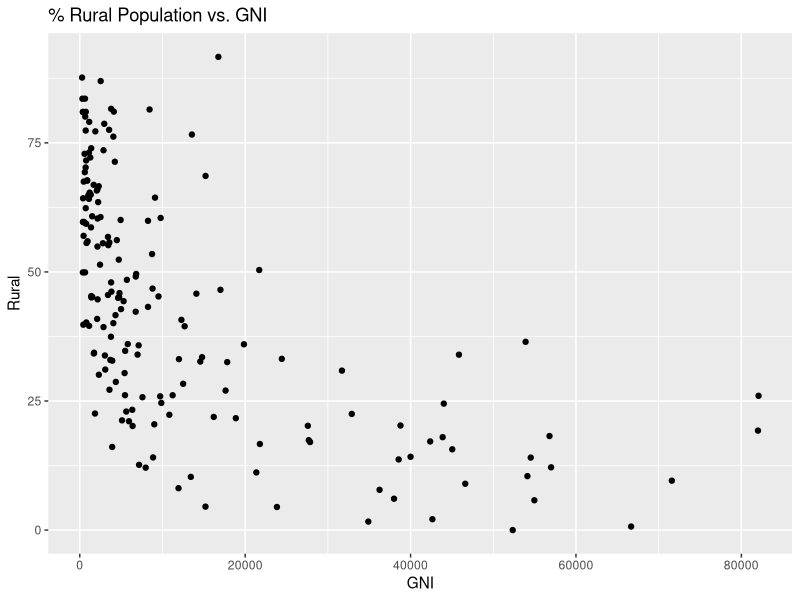
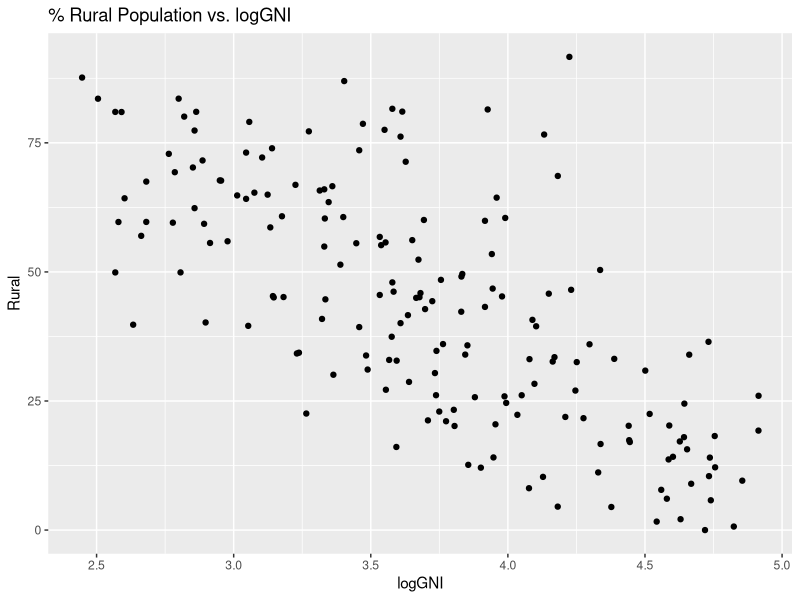
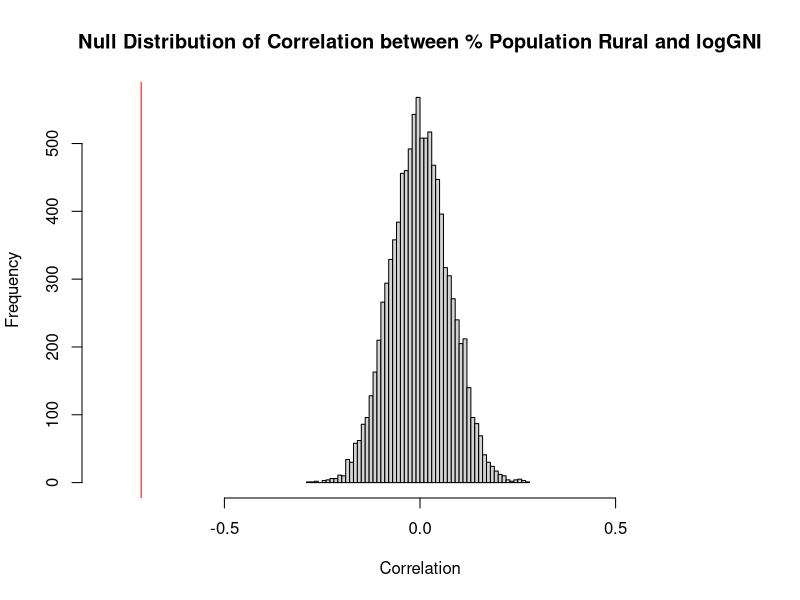

The R source for these figures, in order:
## ---- chunk 1
knitr::opts_chunk$set(echo = TRUE)
library(dplyr)
## ---- chunk 2
set.seed(230)
library(car)
library(dplyr)
library(ggplot2)
library(MASS)
library(readr)
## ---- chunk 3
#read in data
world_bank_2016 <- read_csv("Data/WB.2016.csv")

# remove NA data for measles and GNI
# wbCor <- wb[!is.na(wb$Measles),]
# wbCor <- wbCor[!is.na(wbCor$GNI),]
## ---- chunk 4
myResPlots2 <- function(model, label = "Residual Plots"){
  
  #Normal quantile plot of studentized residuals
  qqPlot(rstudent(model), pch=19, main=paste("NQ Plot of Studentized Residuals,",label))
  
  #plot of fitted vs. studentized residuals
  plot(rstudent(model) ~ model$fitted.values, pch=19, col='red', xlab="Fitted Values", ylab = "Studentized Residuals",
     main = paste("Fits vs. Studentized Residuals,", label))
  abline(h=0, lwd=3)
  abline(h=c(3,-3), lty=2, col="blue")
  abline(h=c(2,-2), lty=2, col="green")
}
## ---- chunk 5
health_indicators <- world_bank_2016 %>%
  dplyr::select(GNI, Rural, Measles, InfMort, LifeExp) %>%
  mutate(logGNI = log10(GNI)) %>%
  na.omit()
## ---- chunk 6
ggplot(data = health_indicators, aes(x = GNI, y = Rural)) +
  geom_point() +
  ggtitle("% Rural Population vs. GNI")
## ---- chunk 7
ggplot(data = health_indicators, aes(x = logGNI, y = Rural)) +
  geom_point() +
  ggtitle("% Rural Population vs. logGNI")
## ---- chunk 8
(obs_stat_corr_rural_logGNI <- cor(health_indicators$Rural, health_indicators$logGNI))
## ---- chunk 9
null_dist_corr_rural_logGNI <- rep(NA, 10000)
for (i in 1:10000){
  null_dist_corr_rural_logGNI[i] <-
    cor(sample(health_indicators$Rural), health_indicators$logGNI)
}

# plot the null distribution with a red vertical line for the statistic value
hist(null_dist_corr_rural_logGNI,
     main = "Null Distribution of Correlation between % Population Rural and logGNI",
     xlab = "Correlation",
     xlim = c(-0.8, 0.8),
     nclass = 50)

# So far off that it doesn't even matter
abline(v = obs_stat_corr_rural_logGNI, col = "red")
## ---- chunk 10
(p_value_corr_rural_logGNI <-
   sum(abs(null_dist_corr_rural_logGNI) >= abs(obs_stat_corr_rural_logGNI)) / length(null_dist_corr_rural_logGNI))
## ---- chunk 11
GNI_all.model <- lm(logGNI ~ Measles + InfMort + LifeExp, data = health_indicators)
summary(GNI_all.model)
## ---- chunk 12
vif(GNI_all.model)
## ---- chunk 13
cor(health_indicators[, c("Measles", "LifeExp", "InfMort")])
## ---- chunk 14
GNI_subhealth.model <- lm(logGNI ~ LifeExp + Measles, data = health_indicators)
summary(GNI_subhealth.model)
## ---- chunk 15
# Get environmental indicators
environmental_indicators <- world_bank_2016 %>%
  dplyr::select(LifeExp, PM2.5, Diesel, EnergyUse, FossilPct, Forest14, Forest94, CO2) %>%
  na.omit()

# Fit the full model
full_environmental.model <- lm(LifeExp ~ ., data = environmental_indicators)
summary(full_environmental.model)

# Stepwise regression model
step_backwards.model <- stepAIC(full_environmental.model, direction = "backward", 
                      trace = FALSE)
summary(step_backwards.model)

# Stepwise regression model
step_forwards.model <- stepAIC(full_environmental.model, direction = "forward", 
                      trace = FALSE)
summary(step_forwards.model)
## ---- chunk 16
combined_indicators <- world_bank_2016 %>%
  dplyr::select(LifeExp, PM2.5, Diesel, EnergyUse, FossilPct, Measles, InfMort, Rural, GNI) %>%
  mutate(logGNI = log10(GNI)) %>%
  na.omit()

combined_all.model <- lm(logGNI ~ ., data = combined_indicators)
summary(combined_all.model)
